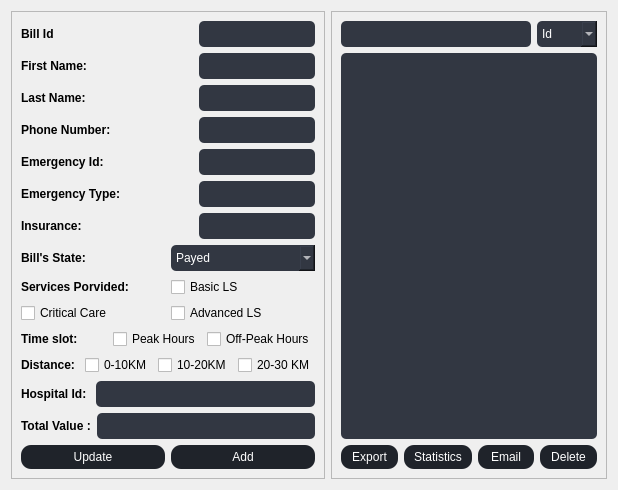
               <widget class="QWidget" name="BillPage">
                <layout class="QHBoxLayout" name="horizontalLayout_56">
                 <item alignment="Qt::AlignLeft">
                  <widget class="QFrame" name="frame_17">
                   <property name="styleSheet">
                    <string notr="true">/* Button */
                                          QFrame#frame_17 QPushButton {
                                          color: #fff;
                                          background-color: rgb(31, 35, 42);
                                          border-radius: 10px;
                                          padding: 5px 10px;
                                          text-align: center;
                                          border: none;
                                          }
                                          QFrame#frame_17 QPushButton {
                                          color: #fff;
                                          background-color: rgb(31, 35, 42);
                                          border-radius: 10px;
                                          padding: 5px 10px;
                                          text-align: center;
                                          border: none;
                                          }
                                          QFrame#frame_17 QPlainTextEdit {
                                          background-color: rgb(50, 55, 66);
                                          border: none;
                                          border-radius: 5px;
                                          color: #fff;
                                          padding: 5px;
                                          }


                                          QFrame#frame_17 QPushButton:hover {
                                          background-color: rgb(50, 55, 66);
                                          }

                                          /* Line Edit */
                                          QFrame#frame_17 QLineEdit {
                                          background-color: rgb(50, 55, 66);
                                          border: none;
                                          border-radius: 5px;
                                          color: #fff;
                                          padding: 5px;
                                          }

                                          /* Spin Box */
                                          QFrame#frame_17 QSpinBox {
                                          background-color: rgb(50, 55, 66);
                                          border: none;
                                          border-radius: 5px;
                                          color: #fff;
                                          padding: 5px;
                                          }

                                          /* Combo Box */
                                          QFrame#frame_17 QComboBox {
                                          background-color: rgb(50, 55, 66);
                                          border: none;
                                          border-radius: 5px;
                                          color: #fff;
                                          padding: 5px;
                                          min-width: 6em;
                                          }

                                          QFrame#frame_17 QComboBox:editable {
                                          background-color: rgb(50, 55, 66);
                                          }
                                          /* Date Edit */
                                          QFrame#frame_17 QDateEdit {
                                          background-color: rgb(50, 55, 66);
                                          border: none;
                                          border-radius: 5px;
                                          color: #fff;
                                          padding: 5px;
                                          }

                                          QFrame#frame_17 QDateEdit::drop-down {
                                          background-color: rgb(31, 35, 42);
                                          border: none;
                                          subcontrol-origin: padding;
                                          subcontrol-position: top right;
                                          width: 20px;
                                          }

                                          QFrame#frame_17 QDateEdit::down-arrow {
                                          image: url(&quot;path/to/arrow/down.png&quot;);
                                          width: 20px;
                                          height: 20px;
                                          }
                                          QFrame#frame_15 QRadioButton {
                                          color: #fff;
                                          background-color: rgb(50, 55, 66);
                                          border-radius: 10px;
                                          padding: 5px;
                                          border: none;
                                          }

                                          QFrame#frame_17 QRadioButton::indicator {
                                          width: 16px;
                                          height: 16px;
                                          border-radius: 8px;
                                          border: 1px solid #fff;
                                          }

                                          QFrame#frame_17 QRadioButton::indicator:checked {
                                          background-color: #fff;
                                          }
</string>
                   </property>
                   <property name="frameShape">
                    <enum>QFrame::StyledPanel</enum>
                   </property>
                   <property name="frameShadow">
                    <enum>QFrame::Raised</enum>
                   </property>
                   <layout class="QVBoxLayout" name="verticalLayout_25">
                    <item>
                     <layout class="QHBoxLayout" name="horizontalLayout_57">
                      <item>
                       <widget class="QLabel" name="label_41">
                        <property name="font">
                         <font>
                          <bold>true</bold>
                         </font>
                        </property>
                        <property name="text">
                         <string>Bill Id</string>
                        </property>
                       </widget>
                      </item>
                      <item alignment="Qt::AlignRight">
                       <widget class="QLineEdit" name="lineEditIdBill">
                        <property name="text">
                         <string/>
                        </property>
                       </widget>
                      </item>
                     </layout>
                    </item>
                    <item>
                     <layout class="QHBoxLayout" name="horizontalLayout_58">
                      <item>
                       <widget class="QLabel" name="label_42">
                        <property name="font">
                         <font>
                          <bold>true</bold>
                         </font>
                        </property>
                        <property name="text">
                         <string>First Name:</string>
                        </property>
                       </widget>
                      </item>
                      <item alignment="Qt::AlignRight">
                       <widget class="QLineEdit" name="lineEditFnameBill"/>
                      </item>
                     </layout>
                    </item>
                    <item>
                     <layout class="QHBoxLayout" name="horizontalLayout_59">
                      <item>
                       <widget class="QLabel" name="label_43">
                        <property name="font">
                         <font>
                          <bold>true</bold>
                         </font>
                        </property>
                        <property name="text">
                         <string>Last Name:</string>
                        </property>
                       </widget>
                      </item>
                      <item alignment="Qt::AlignRight">
                       <widget class="QLineEdit" name="lineEditLnameBill"/>
                      </item>
                     </layout>
                    </item>
                    <item>
                     <layout class="QHBoxLayout" name="horizontalLayout_60">
                      <item>
                       <widget class="QLabel" name="label_44">
                        <property name="font">
                         <font>
                          <bold>true</bold>
                         </font>
                        </property>
                        <property name="text">
                         <string>Phone Number:</string>
                        </property>
                       </widget>
                      </item>
                      <item alignment="Qt::AlignRight">
                       <widget class="QLineEdit" name="lineEditNumberBill"/>
                      </item>
                     </layout>
                    </item>
                    <item>
                     <layout class="QHBoxLayout" name="horizontalLayout_61">
                      <item>
                       <widget class="QLabel" name="label_45">
                        <property name="font">
                         <font>
                          <bold>true</bold>
                         </font>
                        </property>
                        <property name="text">
                         <string>Emergency Id: </string>
                        </property>
                       </widget>
                      </item>
                      <item alignment="Qt::AlignRight">
                       <widget class="QLineEdit" name="lineEditEmerIdBill"/>
                      </item>
                     </layout>
                    </item>
                    <item>
                     <layout class="QHBoxLayout" name="horizontalLayout_62">
                      <item>
                       <widget class="QLabel" name="label_46">
                        <property name="font">
                         <font>
                          <bold>true</bold>
                         </font>
                        </property>
                        <property name="text">
                         <string>Emergency Type:  </string>
                        </property>
                       </widget>
                      </item>
                      <item alignment="Qt::AlignRight">
                       <widget class="QLineEdit" name="lineEditEmerTypeBill"/>
                      </item>
                     </layout>
                    </item>
                    <item>
                     <layout class="QHBoxLayout" name="horizontalLayout_63">
                      <item>
                       <widget class="QLabel" name="label_47">
                        <property name="font">
                         <font>
                          <bold>true</bold>
                         </font>
                        </property>
                        <property name="text">
                         <string>Insurance: </string>
                        </property>
                       </widget>
                      </item>
                      <item alignment="Qt::AlignRight">
                       <widget class="QLineEdit" name="lineEditInsuranceBill"/>
                      </item>
                     </layout>
                    </item>
                    <item>
                     <layout class="QHBoxLayout" name="horizontalLayout_64">
                      <item>
                       <widget class="QLabel" name="label_48">
                        <property name="font">
                         <font>
                          <bold>true</bold>
                         </font>
                        </property>
                        <property name="text">
                         <string>Bill's State: </string>
                        </property>
                       </widget>
                      </item>
                      <item>
                       <widget class="QComboBox" name="comboBoxStateBill">
                        <item>
                         <property name="text">
                          <string>Payed</string>
                         </property>
                        </item>
                        <item>
                         <property name="text">
                          <string>Unpayed</string>
                         </property>
                        </item>
                       </widget>
                      </item>
                     </layout>
                    </item>
                    <item>
                     <layout class="QHBoxLayout" name="horizontalLayout_71">
                      <item>
                       <widget class="QLabel" name="label_49">
                        <property name="font">
                         <font>
                          <bold>true</bold>
                         </font>
                        </property>
                        <property name="text">
                         <string>Services Porvided: </string>
                        </property>
                       </widget>
                      </item>
                      <item>
                       <widget class="QCheckBox" name="checkBoxBasicBill">
                        <property name="text">
                         <string>Basic LS</string>
                        </property>
                       </widget>
                      </item>
                     </layout>
                    </item>
                    <item>
                     <layout class="QHBoxLayout" name="horizontalLayout_72">
                      <item>
                       <widget class="QCheckBox" name="checkBoxCriticalBill">
                        <property name="text">
                         <string>Critical Care</string>
                        </property>
                       </widget>
                      </item>
                      <item>
                       <widget class="QCheckBox" name="checkBoxAdvancedBill">
                        <property name="text">
                         <string>Advanced LS</string>
                        </property>
                       </widget>
                      </item>
                     </layout>
                    </item>
                    <item>
                     <layout class="QHBoxLayout" name="horizontalLayout_66">
                      <item>
                       <widget class="QLabel" name="label_51">
                        <property name="font">
                         <font>
                          <bold>true</bold>
                         </font>
                        </property>
                        <property name="text">
                         <string>Time slot: </string>
                        </property>
                       </widget>
                      </item>
                      <item>
                       <widget class="QCheckBox" name="checkBoxPeakBill">
                        <property name="text">
                         <string>Peak Hours</string>
                        </property>
                       </widget>
                      </item>
                      <item>
                       <widget class="QCheckBox" name="checkBoxOffPeakBill">
                        <property name="text">
                         <string>Off-Peak Hours</string>
                        </property>
                       </widget>
                      </item>
                     </layout>
                    </item>
                    <item>
                     <layout class="QHBoxLayout" name="horizontalLayout_73">
                      <item>
                       <widget class="QLabel" name="label_50">
                        <property name="font">
                         <font>
                          <bold>true</bold>
                         </font>
                        </property>
                        <property name="text">
                         <string>Distance: </string>
                        </property>
                       </widget>
                      </item>
                      <item>
                       <widget class="QCheckBox" name="checkBox10Bill">
                        <property name="text">
                         <string>0-10KM</string>
                        </property>
                       </widget>
                      </item>
                      <item>
                       <widget class="QCheckBox" name="checkBox20Bill">
                        <property name="text">
                         <string>10-20KM</string>
                        </property>
                       </widget>
                      </item>
                      <item>
                       <widget class="QCheckBox" name="checkBox30Bill">
                        <property name="text">
                         <string>20-30 KM</string>
                        </property>
                       </widget>
                      </item>
                     </layout>
                    </item>
                    <item>
                     <layout class="QHBoxLayout" name="horizontalLayout_68">
                      <item>
                       <widget class="QLabel" name="label_53">
                        <property name="font">
                         <font>
                          <bold>true</bold>
                         </font>
                        </property>
                        <property name="text">
                         <string>Hospital Id: </string>
                        </property>
                       </widget>
                      </item>
                      <item>
                       <widget class="QLineEdit" name="lineEditHosiptalIdBill">
                        <property name="readOnly">
                         <bool>false</bool>
                        </property>
                       </widget>
                      </item>
                     </layout>
                    </item>
                    <item>
                     <layout class="QHBoxLayout" name="horizontalLayout_67">
                      <item>
                       <widget class="QLabel" name="label_52">
                        <property name="font">
                         <font>
                          <bold>true</bold>
                         </font>
                        </property>
                        <property name="text">
                         <string>Total Value :</string>
                        </property>
                       </widget>
                      </item>
                      <item>
                       <widget class="QLineEdit" name="lineEditTotalBill">
                        <property name="readOnly">
                         <bool>true</bool>
                        </property>
                       </widget>
                      </item>
                     </layout>
                    </item>
                    <item>
                     <layout class="QHBoxLayout" name="horizontalLayout_69">
                      <item>
                       <widget class="QPushButton" name="UpdateBillBtn">
                        <property name="text">
                         <string>Update</string>
                        </property>
                       </widget>
                      </item>
                      <item>
                       <widget class="QPushButton" name="AddBillBtn">
                        <property name="text">
                         <string>Add</string>
                        </property>
                       </widget>
                      </item>
                     </layout>
                    </item>
                   </layout>
                  </widget>
                 </item>
                 <item>
                  <widget class="QFrame" name="frame_18">
                   <property name="styleSheet">
                    <string notr="true">QFrame#frame_18 QPushButton {
                                          color: #fff;
                                          background-color: rgb(31, 35, 42);
                                          border-radius: 10px;
                                          padding: 5px 10px;
                                          text-align: center;
                                          border: none;
                                          }
                                          QFrame#frame_18 QPushButton:hover {
                                          background-color: rgb(50, 55, 66);
                                          }
                                          QFrame#frame_18 QLineEdit {
                                          background-color: rgb(50, 55, 66);
                                          border: none;
                                          border-radius: 5px;
                                          color: #fff;
                                          padding: 5px;
                                          }
                                          QFrame#frame_18 QComboBox {
                                          background-color: rgb(50, 55, 66);
                                          border: none;
                                          border-radius: 5px;
                                          color: #fff;
                                          padding: 5px;
                                          min-width: 6em;
                                          }

                                          QFrame#frame_18 QComboBox:editable {
                                          background-color: rgb(50, 55, 66);
                                          }


                                        </string>
                   </property>
                   <property name="frameShape">
                    <enum>QFrame::StyledPanel</enum>
                   </property>
                   <property name="frameShadow">
                    <enum>QFrame::Raised</enum>
                   </property>
                   <layout class="QVBoxLayout" name="verticalLayout_30">
                    <item>
                     <layout class="QHBoxLayout" name="horizontalLayout_65">
                      <item>
                       <widget class="QLineEdit" name="lineEditSearchBill"/>
                      </item>
                      <item>
                       <widget class="QComboBox" name="comboBoxFilterBill">
                        <item>
                         <property name="text">
                          <string>Id</string>
                         </property>
                        </item>
                        <item>
                         <property name="text">
                          <string>Value</string>
                         </property>
                        </item>
                       </widget>
                      </item>
                     </layout>
                    </item>
                    <item>
                     <widget class="QTableView" name="tableViewBill">
                      <property name="styleSheet">
                       <string notr="true">QFrame#frame_18 QTableView {
                                                background-color: rgb(50, 55, 66);
                                                color: #fff;
                                                selection-background-color: rgb(31, 35, 42);
                                                border: none;
                                                border-radius: 5px;
                                                padding: 5px;
                                                }

                                                QFrame#frame_18 QHeaderView::section {
                                                background-color: rgb(31, 35, 42);
                                                color: #fff;
                                                padding: 5px;
                                                border: none;
                                                border-right: 1px solid rgb(50, 55, 66);
                                                }

                                                QFrame#frame_18 QTableView::item:selected {
                                                background-color: rgb(31, 35, 42);
                                                color: #fff;
                                                }
                                                QFrame#frame_18 QScrollBar:horizontal {
                                                background-color: rgb(31, 35, 42);
                                                height: 10px;
                                                }

                                                QFrame#frame_18 QScrollBar::handle:horizontal {
                                                background-color: rgb(50, 55, 66);
                                                border-radius: 5px;
                                                }

                                                QFrame#frame_18 QScrollBar::add-line:horizontal,
                                                QFrame#frame_18 QScrollBar::sub-line:horizontal {
                                                border: none;
                                                background: none;
                                                }

                                                QFrame#frame_18 QScrollBar::add-page:horizontal,
                                                QFrame#frame_18 QScrollBar::sub-page:horizontal {
                                                background: none;
                                                }

                                              </string>
                      </property>
                     </widget>
                    </item>
                    <item>
                     <layout class="QHBoxLayout" name="horizontalLayout_70">
                      <item>
                       <widget class="QPushButton" name="ExportBillBtn">
                        <property name="text">
                         <string>Export</string>
                        </property>
                       </widget>
                      </item>
                      <item>
                       <widget class="QPushButton" name="StatisticsBillBtn">
                        <property name="text">
                         <string>Statistics</string>
                        </property>
                       </widget>
                      </item>
                      <item>
                       <widget class="QPushButton" name="pushButtonEmailBtn">
                        <property name="text">
                         <string>Email</string>
                        </property>
                       </widget>
                      </item>
                      <item>
                       <widget class="QPushButton" name="DeleteBillBtn">
                        <property name="text">
                         <string>Delete</string>
                        </property>
                       </widget>
                      </item>
                     </layout>
                    </item>
                   </layout>
                  </widget>
                 </item>
                </layout>
               </widget>
